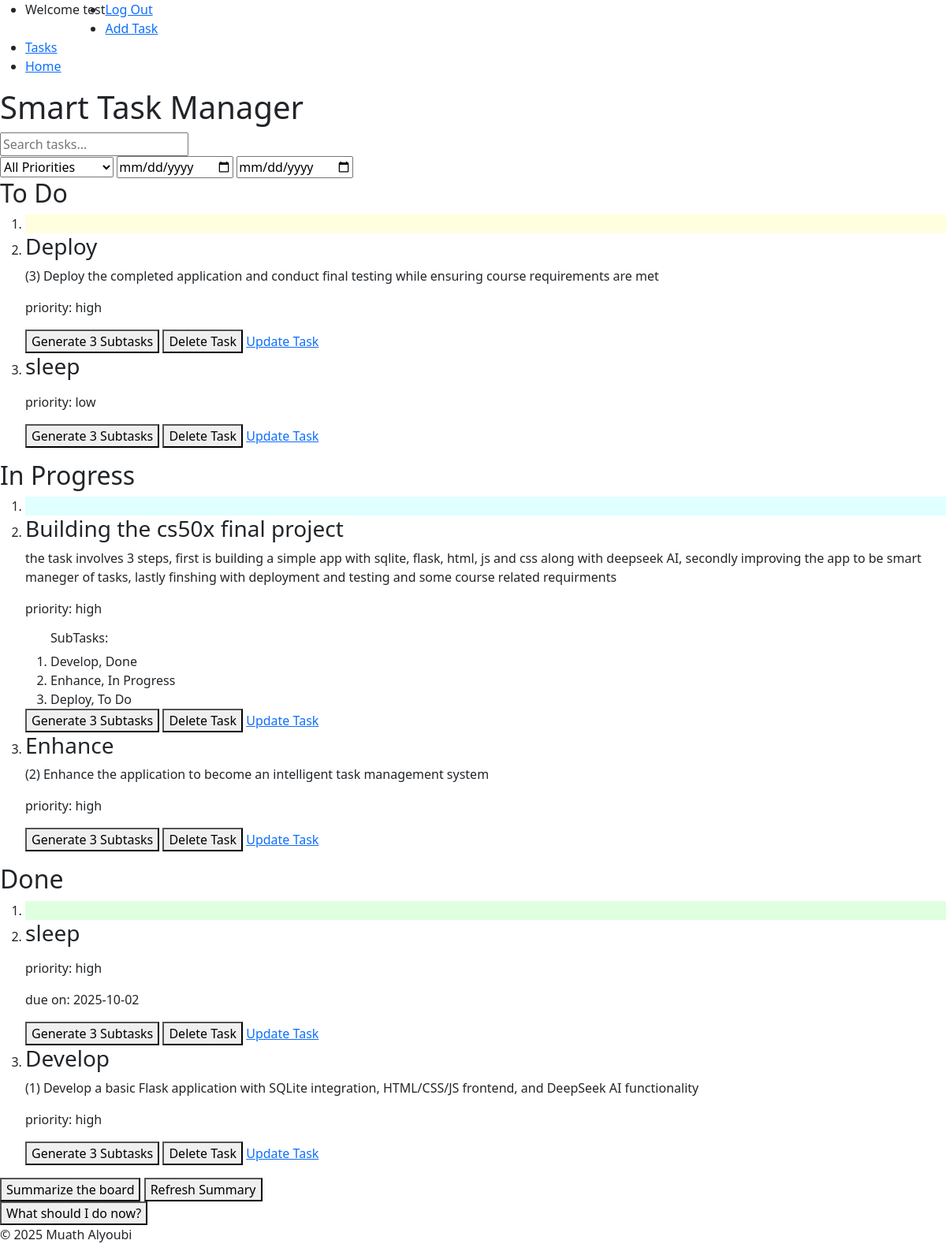
Screenshot of / (signed in) with the database file from the repository.
### tables this page shows
CREATE TABLE tasks(
                id INTEGER PRIMARY KEY AUTOINCREMENT NOT NULL,
                title TEXT NOT NULL,
                user_id INTEGER NOT NULL,
                description TEXT,
                status TEXT NOT NULL DEFAULT 'To Do',
                created_at TIMESTAMP DEFAULT CURRENT_TIMESTAMP, 
                priority TEXT NOT NULL, 
                due_date DATE, parent_id INTEGER DEFAULT NULL,  
                FOREIGN KEY (user_id) REFERENCES users(id) ON DELETE CASCADE
                );

### app.py (the view)
@app.route("/")
@login_required
def index():
    search = request.args.get("search", "").strip()
    priority = request.args.get("priority")
    start = request.args.get("start")
    end = request.args.get("end")
    parameters = [session["user_id"]]
    query = "SELECT * FROM tasks WHERE user_id = ? "
    if search:
        query += "AND (title LIKE ? OR description LIKE ?) "
        like_search = f"%{search}%"
        parameters.extend([like_search, like_search])
    if priority:
        query += "AND priority = ? "
        parameters.append(priority)
    if start and end:
        query += "AND due_date BETWEEN ? AND ? "
        parameters.extend([start, end])
    query += "ORDER BY CASE WHEN due_date IS NULL THEN 1 ELSE 0 END, due_date ASC"
    tasks = execute_filtered_query(query, parameters)
    subtasks = get_subtasks(session["user_id"])
    return render_template("index.html", tasks=tasks, subtasks=subtasks)

### db.py (called while the page is built)
def get_db():
    if "db" not in g:
        g.db = sqlite3.connect(
            DATABASE,
            detect_types=sqlite3.PARSE_DECLTYPES,
            check_same_thread=False
        )
        g.db.row_factory = sqlite3.Row
    return g.db

def get_subtasks(user_id):
    db = get_db()
    return db.execute(
        "SELECT * FROM tasks WHERE user_id = ? AND parent_id IS NOT NULL ORDER BY parent_id",
        (user_id,)).fetchall()

def execute_filtered_query(query, parameters):
    db = get_db()
    return db.execute(query, parameters).fetchall()

### helpers.py (called while the page is built)
def login_required(f):
    @wraps(f)
    def decorated_function(*args, **kwargs):
        if session.get("user_id") is None:
            return redirect(url_for('login', next=request.url))
        return f(*args, **kwargs)
    return decorated_function

### templates/index.html (shortened to what this page needs)
{% extends "layout.html" %}
{% block body %}
        <header>
            <h1>Smart Task Manager</h1>
        </header>
        <main>
            <input type="text" id ="search" placeholder="Search tasks...">
            <div id="filters">
                <select id="priority-filter">
                    <option value="">All Priorities</option>
                </select>
                <input type="date" id="start-date">
                <input type="date" id="end-date">
            </div>
            <section id="kanban-board">
                <section id="todo-column" aria-labelledby="todo-heading" >
                    <h2 id="todo-heading">To Do</h2>
                    <ol class = "task-list" id="To Do">
                        <li style="background-color: #FFFFE0"></li>
                        {% for task in tasks %}
                            {% if task.status == 'To Do' %}
                                <li id="{{ task.id }}" class="task" draggable="true">
                                    <h3>{{ task.title }}</h3>
                                    <p>{{ task.description }}</p>
                                    <p>priority: {{ task.priority }}</p>
                                    {% set ns = namespace(printed=false) %}
                                    <button onclick="generateTask('{{ task.id}}')" id="sub-task">Generate 3 Subtasks</button>
                                    <button onclick="deleteTask('{{ task.id }}')" id="delete-task">Delete Task</button>
                                    <a href="{{ url_for('editTask', id=task.id) }}" id="update-task">Update Task</a>
                                </li>
                            {% endif %}
                        {% endfor %}
                    </ol>
                </section>
                <section id="in-progress-column"  aria-labelledby="in-progress-heading">
                    <h2 id="in-progress-heading">In Progress</h2>
                    <ol class = "task-list" id="In Progress">
                        <li style="background-color: #E0FFFF"></li>
                        {% for task in tasks %}
                            {% if task.status == 'In Progress' %}
                                <li id="{{ task.id }}" class="task" draggable="true">
                                    <h3>{{ task.title }}</h3>
                                    <p>{{ task.description }}</p>
                                    <p>priority: {{ task.priority }}</p>
                                    {% set ns = namespace(printed=false) %}
                                    <ol>
                                    {% for sub in subtasks %}
                                        {% if sub.parent_id == task.id %}
                                            {% if not ns.printed %}
                                                <h6>SubTasks:</h6>
                                                {% set ns.printed = true %}
                                            {% endif %}
                                            <li>{{ sub.title }}, {{ sub.status }}</li>
                                        {% endif %}
                                    {% endfor %}
                                    </ol>
                                    <button onclick="generateTask('{{ task.id}}')" id="sub-task">Generate 3 Subtasks</button>
                                    <button onclick="deleteTask('{{ task.id }}')" id="delete-task">Delete Task</button>
                                    <a href="{{ url_for('editTask', id=task.id) }}" id="update-task">Update Task</a>
                                </li>
                            {% endif %}
                        {% endfor %}
                    </ol>
                </section>
                <section id="done-column" aria-labelledby="done-heading">
                    <h2 id="done-heading">Done</h2>
                    <ol class = "task-list" id="Done">
                        <li style="background-color: #E0FFE0"></li>
                        {% for task in tasks %}
                            {% if task.status == 'Done' %}
                                <li id="{{ task.id }}" class="task" draggable="true">
                                    <h3>{{ task.title }}</h3>
                                    <p>{{ task.description }}</p>
                                    <p>priority: {{ task.priority }}</p>
                                    {% if task.due_date is not none %}
                                        <p>due on: {{ task.due_date }}</p>
                                    {% endif %}
                                    {% set ns = namespace(printed=false) %}
                                    <button onclick="generateTask('{{ task.id}}')" id="sub-task">Generate 3 Subtasks</button>
                                    <button onclick="deleteTask('{{ task.id }}')" id="delete-task">Delete Task</button>
                                    <a href="{{ url_for('editTask', id=task.id) }}" id="update-task">Update Task</a>
                                </li>
                            {% endif %}
                        {% endfor %}
                    </ol>
                </section>
            </section>
            <div>
                <button id="summarize" onclick="getSummary()">Summarize the board</button>
                <button id="refresh" onclick="refreshSummary()">Refresh Summary</button>
            </div>
            <button id="next-task-btn" onclick="getNextTask()">What should I do now?</button>
        </main>
{% endblock %}

### templates/layout.html (shortened to what this page needs)
<!DOCTYPE html>
<html lang="en">
    <head>
        <link rel="stylesheet" href="{{ url_for('static', filename='css/style.css') }}">
        <link href="https://getbootstrap.com/docs/5.3/assets/css/docs.css" rel="stylesheet">
        <link href="https://cdn.jsdelivr.net/npm/bootstrap@5.3.8/dist/css/bootstrap.min.css" rel="stylesheet">
    </head>
    <body>
        <nav id="navbar">
            {% if session["username"] %}
                <ul>
                    <li style="float: left;"><p>Welcome {{ session["username"] }}</p></li>
                    <li><a href="/logout">Log Out</a></li>
                    <li><a href="/addtask">Add Task</a></li>
                    <li><a href="/tasks">Tasks</a></li>
                    <li><a href="/">Home</a></li>
                </ul>
            {% else %}
                <ul>
                    <li><a href="/login">Log In</a></li>
                    <li><a href="/register">Register</a></li>
                </ul>
            {% endif %}
        </nav>
        {% block body %}{% endblock %}
        <footer>
            &copy; 2025 Muath Alyoubi
        </footer>
    </body>
</html>

### rows the page displays
tasks: title "Deploy", description "(3) Deploy the completed application and conduct final testing while ensuring course requirements are met", priority "high", status "To Do"
tasks: title "sleep", priority "low"
tasks: title "Building the cs50x final project", description "the task involves 3 steps, first is building a simple app with sqlite, flask, html, js and css along with deepseek AI, secondly improving the app to be smart maneger of tasks, lastly finshing with deployment and testing and some course related requirments", priority "high"
tasks: shows "SubTasks:", title "Develop", status "Done", description "(1) Develop a basic Flask application with SQLite integration, HTML/CSS/JS frontend, and DeepSeek AI functionality", priority "high"
tasks: title "Enhance", status "In Progress", description "(2) Enhance the application to become an intelligent task management system", priority "high"
tasks: title "sleep", priority "high", due_date "2025-10-02"

### other values shown
{{ session["username"] }} "test"
